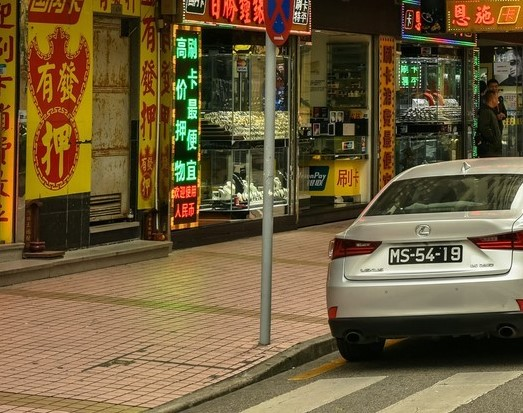
#> input picture HW3/images/china_street_cut/image_part_04.jpg, 523 x 413 px, found by its file name
$ python 1_2_3.py
#> lines starting #> are read from the running program, lines starting #| are printed output that depends on the picture; long printed decimals are rounded
import numpy as np
import matplotlib.pyplot as plt
from time import time
import cv2
def find_piece(img1, img2):
    lead = 0
    if img1.shape[0]<img2.shape[0]:
        temp = img1
        img1 = img2
        img2 = temp
        lead = 1
    #img1 - самая большая по строкам
    rows1, cols1, _ = img1.shape
    rows2, cols2, _ = img2.shape

    cols = min(cols1, cols2)
    rows = min(rows1, rows2)
    max_cor = -1
    place = (0,0,0,0)

    CONST_CORR = 20

    for i in range(rows1-rows+1):
        for j in range(cols-CONST_CORR):
            cor = 0
            for k in range(3):
                img1_cut = img1[i:rows+i, cols1-CONST_CORR:cols1,:]#справа отрезаем
                img2_cut = img2[:,j:j+CONST_CORR,:]#слева отрезаем
                hist1 = cv2.calcHist([img1_cut.copy()], [k], None, [256], [0,256])
                hist2 = cv2.calcHist([img2_cut.copy()], [k], None, [256], [0,256])
                hist1 /= hist1.max()
                hist2 /= hist2.max()
                cor += cv2.compareHist(hist1, hist2, cv2.HISTCMP_CORREL)
                if (max_cor<cor):
                    max_cor = cor
                    place = (i, j, 0, lead)
            cor = 0
            for k in range(3):
                img1_cut = img1[i:rows+i, :CONST_CORR,:]#слева отрезаем
                img2_cut = img2[:,cols2-j-CONST_CORR:cols2-j,:]#справа отрезаем
                hist1 = cv2.calcHist([img1_cut.copy()], [k], None, [256], [0,256])
                hist2 = cv2.calcHist([img2_cut.copy()], [k], None, [256], [0,256])
                hist1 /= hist1.max()
                hist2 /= hist2.max()
                cor += cv2.compareHist(hist1, hist2, cv2.HISTCMP_CORREL)
                if max_cor<cor:
                    max_cor = cor
                    place = (i, j, 1, lead)

    lead = 0
    if img1.shape[1]<img2.shape[1]:
        temp = img1
        img1 = img2
        img2 = temp
        lead = 1
    #img1 - самая большая по стобцам
    rows1, cols1, _ = img1.shape
    rows2, cols2, _ = img2.shape

    cols = min(cols1, cols2)
    rows = min(rows1, rows2)

    for j in range(cols1-cols+1):
        for i in range(rows-CONST_CORR):
            cor = 0
            for k in range(3):
                img1_cut = img1[rows1-CONST_CORR:rows1, j:cols+j,:]#снизу отрезаем
                img2_cut = img2[i:i+CONST_CORR,:,:]#сверху отрезаем
                hist1 = cv2.calcHist([img1_cut.copy()], [k], None, [256], [0,256])
                hist2 = cv2.calcHist([img2_cut.copy()], [k], None, [256], [0,256])
                hist1 /= hist1.max()
                hist2 /= hist2.max()
                cor += cv2.compareHist(hist1, hist2, cv2.HISTCMP_CORREL)
                if (max_cor<cor):
                    max_cor = cor
                    place = (i, j, 2, lead)
            cor = 0
            for k in range(3):
                img1_cut = img1[:CONST_CORR, j:cols+j,:]#сверху отрезаем
                img2_cut = img2[rows2-i-CONST_CORR:rows2-i,:,:]#снизу отрезаем
                hist1 = cv2.calcHist([img1_cut.copy()], [k], None, [256], [0,256])
                hist2 = cv2.calcHist([img2_cut.copy()], [k], None, [256], [0,256])
                hist1 /= hist1.max()
                hist2 /= hist2.max()
                cor += cv2.compareHist(hist1, hist2, cv2.HISTCMP_CORREL)
                if max_cor<cor:
                    max_cor = cor
                    place = (i, j, 3, lead)
    print(max_cor)
    return place

def connect_images(img1, img2, place):
    if place[3] == 1:
        temp = img1
        img1 = img2
        img2 = temp
    #img1 - самая большая по строкам
    rows1, cols1, _ = img1.shape
    rows2, cols2, _ = img2.shape

    CONST_CORR = 20

    rows_max = max(rows1, rows2)
    cols_max = max(cols1, cols2)

    rows_min = min(rows1, rows2)
    cols_min = min(cols1, cols2)

    if place[2] == 0:
        result = np.zeros((rows1, cols1-CONST_CORR+cols2-place[1], 3), dtype=np.int64)
        result[:rows1, :cols1, :] = img1
        result[place[0]:rows2+place[0], place[1]:place[1]+cols2, :] = img2
    elif place[2] == 1:
        result = np.zeros((rows1, cols1-CONST_CORR+cols2-place[1], 3), dtype=np.int64)
        result[place[0]:place[0]+rows2, :cols2, :] = img2
        result[:rows1, cols2-place[1]-CONST_CORR:cols2-place[1]+cols1-CONST_CORR, :] = img1
    elif place[2] == 2:
        result = np.zeros((rows1-CONST_CORR-place[0]+rows2, cols1, 3), dtype=np.int64)
        result[:rows1, :cols1, :] = img1
        result[rows1-CONST_CORR:rows1-CONST_CORR+rows2, place[1]:place[1]+cols2, :] = img2
    else:
        result = np.zeros((rows1-CONST_CORR-place[0]+rows2, cols1, 3), dtype=np.int64)
        result[:rows2, place[1]:place[1]+cols2, :] = img2
        result[place[0]:place[0]+rows1, :cols1, :] = img1
    return result


img1 = cv2.imread('./HW3/images/china_street_cut/image_part_04.jpg')
#> img1 is the input picture: shape (413, 523, 3); mean B, G, R 59.2, 91.9, 110.2
img1 = cv2.cvtColor(img1, cv2.COLOR_BGR2RGB)

img2 = cv2.imread('./HW3/images/china_street_cut/image_part_05.jpg')
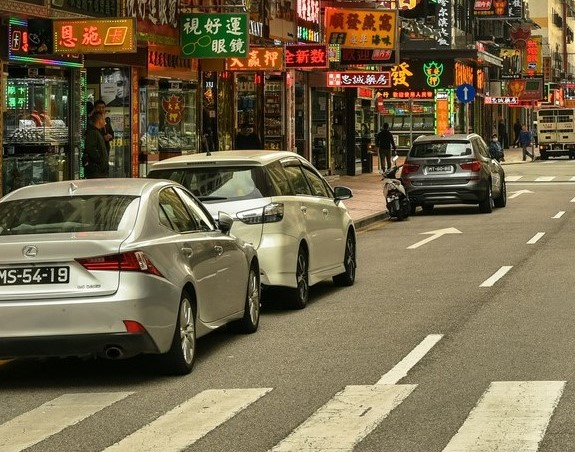
#> input picture HW3/images/china_street_cut/image_part_05.jpg, 575 x 452 px, found by its file name
#> img2 is the input picture: shape (452, 575, 3); mean B, G, R 77.1, 104.3, 117
img2 = cv2.cvtColor(img2, cv2.COLOR_BGR2RGB)

img3 = cv2.imread('./HW3/images/china_street_cut/image_part_06.jpg')
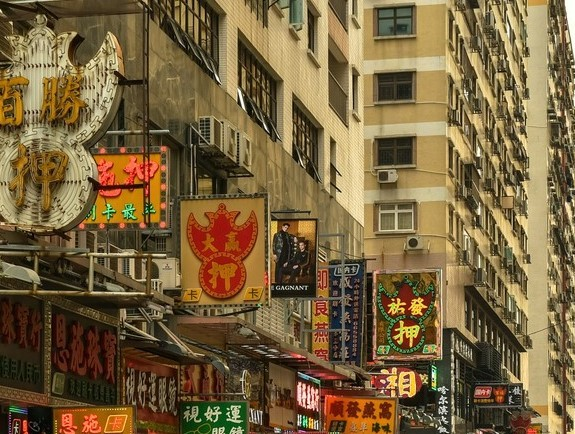
#> input picture HW3/images/china_street_cut/image_part_06.jpg, 575 x 434 px, found by its file name
#> img3 is the input picture: shape (434, 575, 3); mean B, G, R 62.2, 99, 120.6
img3 = cv2.cvtColor(img3, cv2.COLOR_BGR2RGB)

place = find_piece(img3, img2)
#> after the loop in find_piece, `for i in range(rows1-rows+1):`: max_cor = 2.3; place = (0, 554, 1, 1)
#> after the loop in find_piece, `for j in range(cols1-cols+1):`: max_cor = 2.94; place = (27, 0, 3, 0)
#| 2.937
#> place = (27, 0, 3, 0)
print(place)
#| (27, 0, 3, 0)
result = connect_images(img3, img2, place)
#> in connect_images, `result[:rows2, place[1]:place[1]+cols2, :] = img2`:
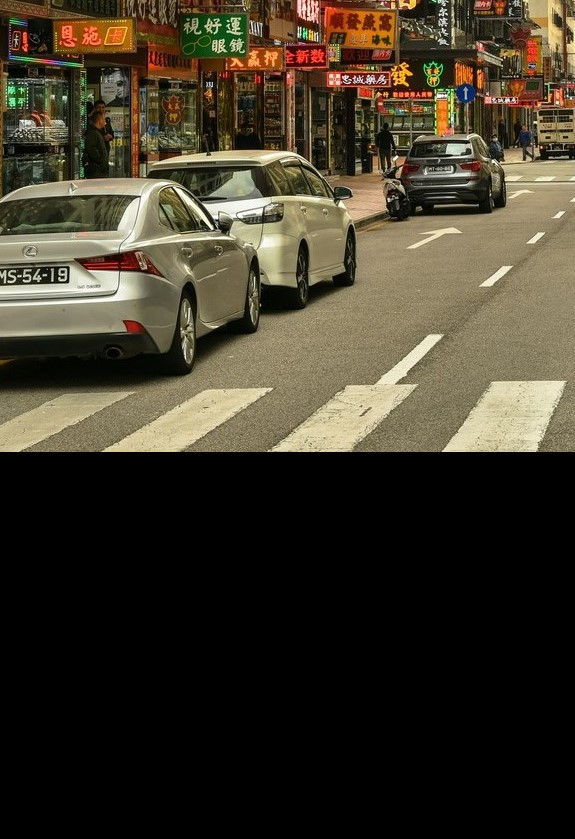
#> result: shape (839, 575, 3) int64; mean R, G, B 63, 56.2, 41.6
#> in connect_images, `result[place[0]:place[0]+rows1, :cols1, :] = img1`:
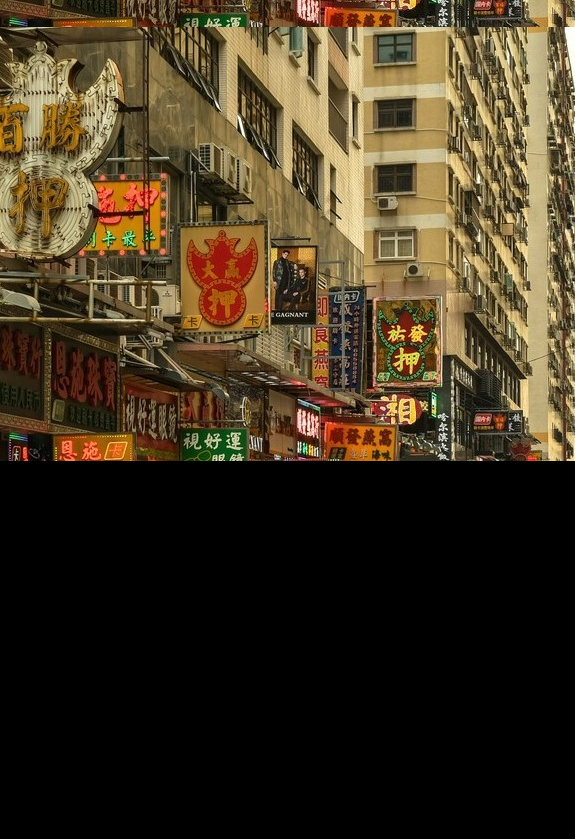
#> result: shape (839, 575, 3) int64; mean R, G, B 65.5, 53.5, 33.6

#place = find_piece(result, img3)
#print(place)
#result = connect_images(result, img3, place)

fig, axs = plt.subplots(1, 3, figsize = (10, 4))
ax1, ax2, ax3 = axs

ax1.imshow(img3.copy())
ax1.set_title('img1', fontsize=15)

ax2.imshow(img2.copy())
ax2.set_title('img2', fontsize=15)

ax3.imshow(result.copy())
ax3.set_title('res', fontsize=15)
plt.show()
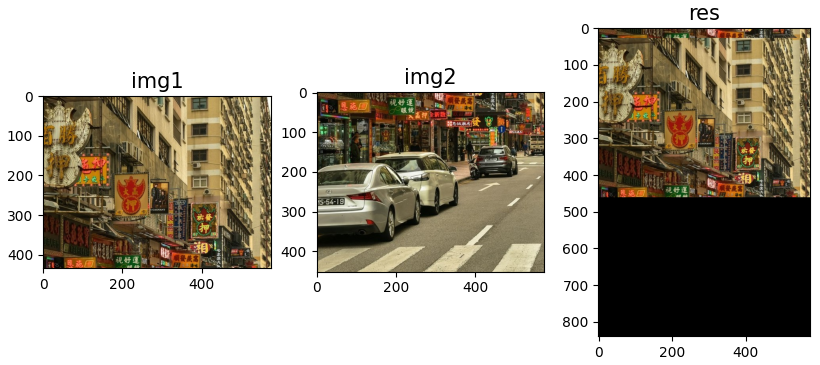
#> figure drawn by matplotlib, 3 panels
